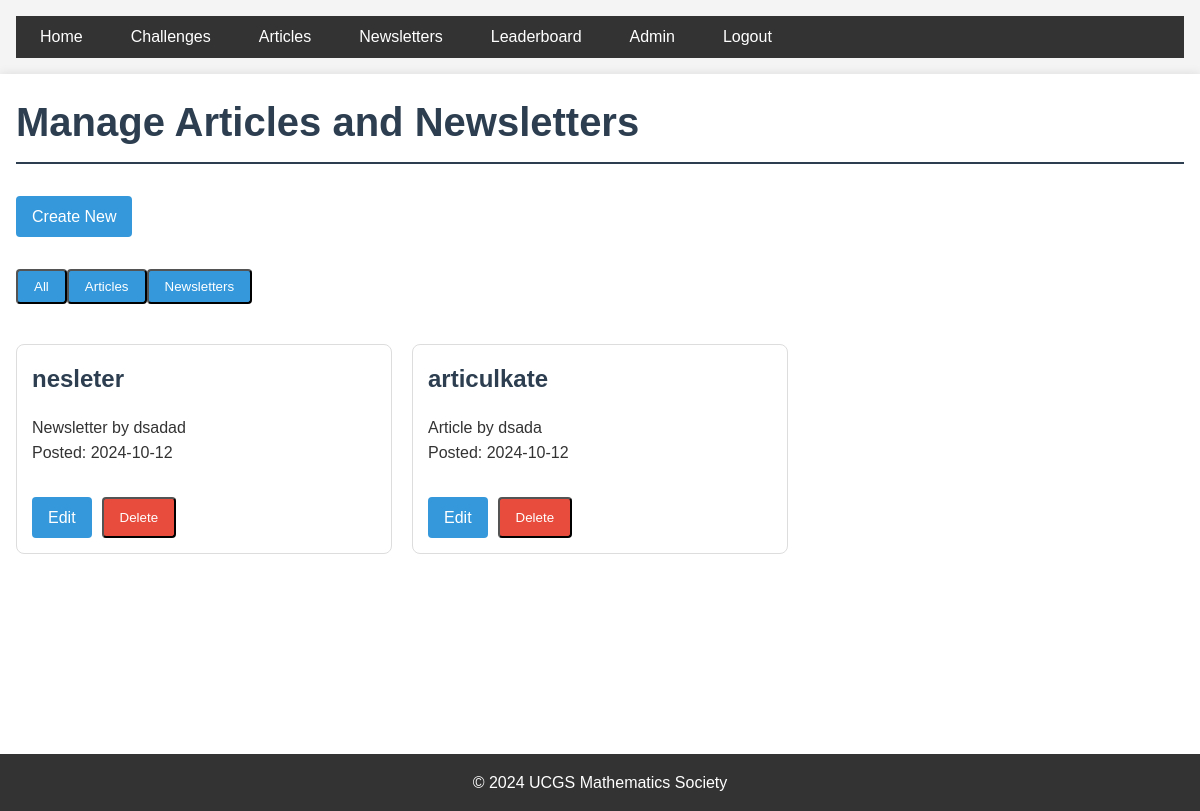
Before: /admin/articles (signed in) with the older database file.
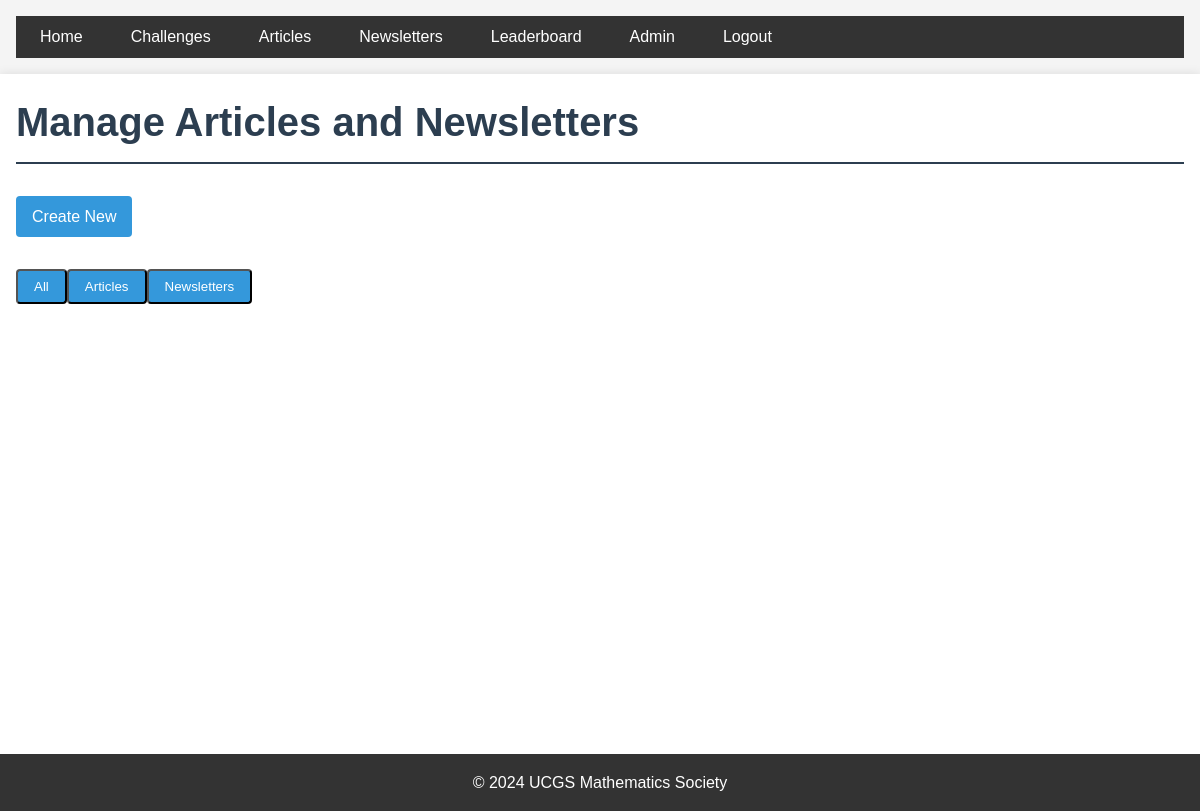
After: the same page with the newer database file.
### app/models.py (models this page shows, shortened)
class Article(db.Model):
    id = db.Column(db.Integer, primary_key=True)
    title = db.Column(db.String(100), nullable=False)
    file_url = db.Column(db.String(255))  # This will store the PDF file path
    content = db.Column(db.Text, nullable=False)
    named_creator = db.Column(db.String(100), nullable=True)
    date_posted = db.Column(db.DateTime, nullable=False, default=datetime.utcnow)
    user_id = db.Column(db.Integer, db.ForeignKey('user.id'), nullable=False)
    type = db.Column(db.String(20), default='article')  # 'article' or 'newsletter'

### app/admin/routes.py (the view)
@bp.route('/admin/articles')
@login_required
def manage_articles():
    if not current_user.is_admin:
        flash('You do not have permission to access this page.')
        return redirect(url_for('main.index'))
    articles = Article.query.order_by(Article.date_posted.desc()).all()
    return render_template('admin/manage_articles.html', title='Manage Articles and Newsletters', articles=articles)

### app/__init__.py (called while the page is built)
def create_app(config_class=Config):
    app = Flask(__name__)
    app.config.from_object(config_class)
    app.logger.setLevel(logging.INFO)
    ckeditor.init_app(app)
    db.init_app(app)
    login_manager.init_app(app)
    @login_manager.user_loader
    def load_user(user_id):
        return User.query.get(int(user_id))
    migrate.init_app(app, db, render_as_batch=True)
    from app.auth import bp as auth_bp
    app.register_blueprint(auth_bp)
    from app.main import bp as main_bp
    app.register_blueprint(main_bp)
    from app.admin import bp as admin_bp
    app.register_blueprint(admin_bp)
    return app

### app/templates/admin/manage_articles.html (shortened to what this page needs)
{% extends "base.html" %}
{% block content %}
<div class="admin-dashboard">
    <h1>Manage Articles and Newsletters</h1>
    <a href="{{ url_for('admin.create_article') }}" class="button">Create New</a>
    <div class="article-filters">
        <button class="button active" data-filter="all">All</button>
        <button class="button" data-filter="article">Articles</button>
        <button class="button" data-filter="newsletter">Newsletters</button>
    </div>
    <div class="article-grid">
        {% for article in articles %}
        <div class="article-card" data-type="{{ article.type }}">
            <h2>{{ article.title }}</h2>
            <p>{{ article.type.capitalize() }} by {{ article.named_creator }}</p>
            <p>Posted: {{ article.date_posted.strftime('%Y-%m-%d') }}</p>
            <div class="article-actions">
                <a href="{{ url_for('admin.edit_article', article_id=article.id) }}"
                   class="button">Edit</a>
                <button class="button delete-button"
                        onclick="confirmDelete({{ article.id }}, '{{ article.type }}')">
                    Delete
                </button>
            </div>
        </div>
        {% endfor %}
    </div>
</div>
{% endblock %}

### app/templates/base.html (shortened to what this page needs)
<!DOCTYPE html>
<html lang="en">
<head>
    <link rel="stylesheet" href="{{ url_for('static', filename='css/main.css') }}">
</head>
<body>
    <header>
        <nav>
            <ul>
                <li><a href="{{ url_for('main.index') }}">Home</a></li>
                <li><a href="{{ url_for('main.challenges') }}">Challenges</a></li>
                <li><a href="{{ url_for('main.articles') }}">Articles</a></li>
                <li><a href="{{ url_for('main.newsletters') }}">Newsletters</a></li>
                <li><a href="{{ url_for('main.leaderboard') }}">Leaderboard</a></li>
                {% if current_user.is_anonymous %}
                    <li><a href="{{ url_for('auth.login') }}">Login</a></li>
                    <li><a href="{{ url_for('auth.register') }}">Register</a></li>
                {% else %}
                    {% if current_user.is_admin %}
                        <li><a href="{{ url_for('admin.admin_index') }}">Admin</a></li>
                    {% endif %}
                    <li><a href="{{ url_for('auth.logout') }}">Logout</a></li>
                {% endif %}
            </ul>
        </nav>
    </header>
    <main>
        {% block content %}{% endblock %}
    </main>
    <footer>
        <p>&copy; 2024 UCGS Mathematics Society</p>
    </footer>
</body>
</html>

### app/static/css/main.css (style rules this page uses)
* { margin: 0; padding: 0; box-sizing: border-box; }
body { font-family: Arial, sans-serif; line-height: 1.6; color: #333; background-color: #f4f4f4; }
header, main, footer { padding: 1rem; }
main { max-width: 1200px; margin: 0 auto; background-color: #fff; box-shadow: 0 0 10px rgba(0, 0, 0, 0.1); min-height: calc(100vh - 120px); }
h1, h2, h3 { margin-bottom: 1rem; color: #2c3e50; }
h1 { font-size: 2.5rem; border-bottom: 2px solid #2c3e50; padding-bottom: 0.5rem; }
nav ul { list-style-type: none; display: flex; background-color: #333; padding: 0.5rem; }
nav ul li { margin-right: 1rem; }
nav ul li a { color: #fff; text-decoration: none; padding: 0.5rem 1rem; border-radius: 4px; transition: background-color 0.3s; }
a { color: #3498db; text-decoration: none; }
.button { display: inline-block; padding: 0.5rem 1rem; background-color: #3498db; color: #fff; text-decoration: none; border-radius: 4px; transition: background-color 0.3s; margin-top: 1rem; }
footer { text-align: center; padding: 1rem; background-color: #333; color: #fff; }
.article-grid { display: grid; grid-template-columns: repeat(auto-fill, minmax(300px, 1fr)); gap: 20px; padding: 20px 0; }
.article-filters { display: flex; margin-bottom: 20px; margin-top: 1rem; }

Changed rows visible on the page:
removed Article: title "nesleter", type "Newsletter", named_creator "dsadad", date_posted "2024-10-12"
removed Article: title "articulkate", type "Article", named_creator "dsada", date_posted "2024-10-12"
